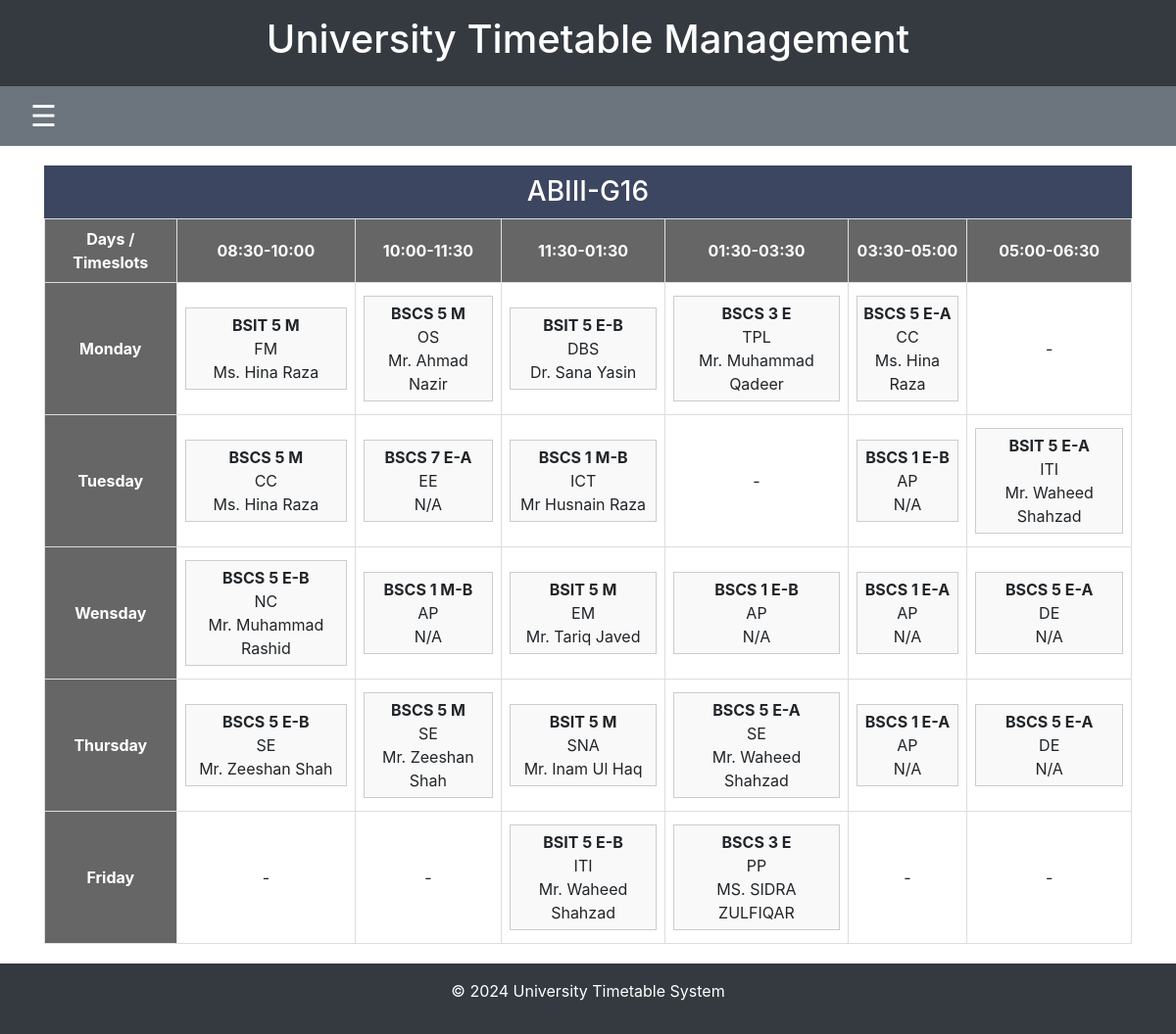
The page /Room/timetable/32/ on the database as committed earlier.
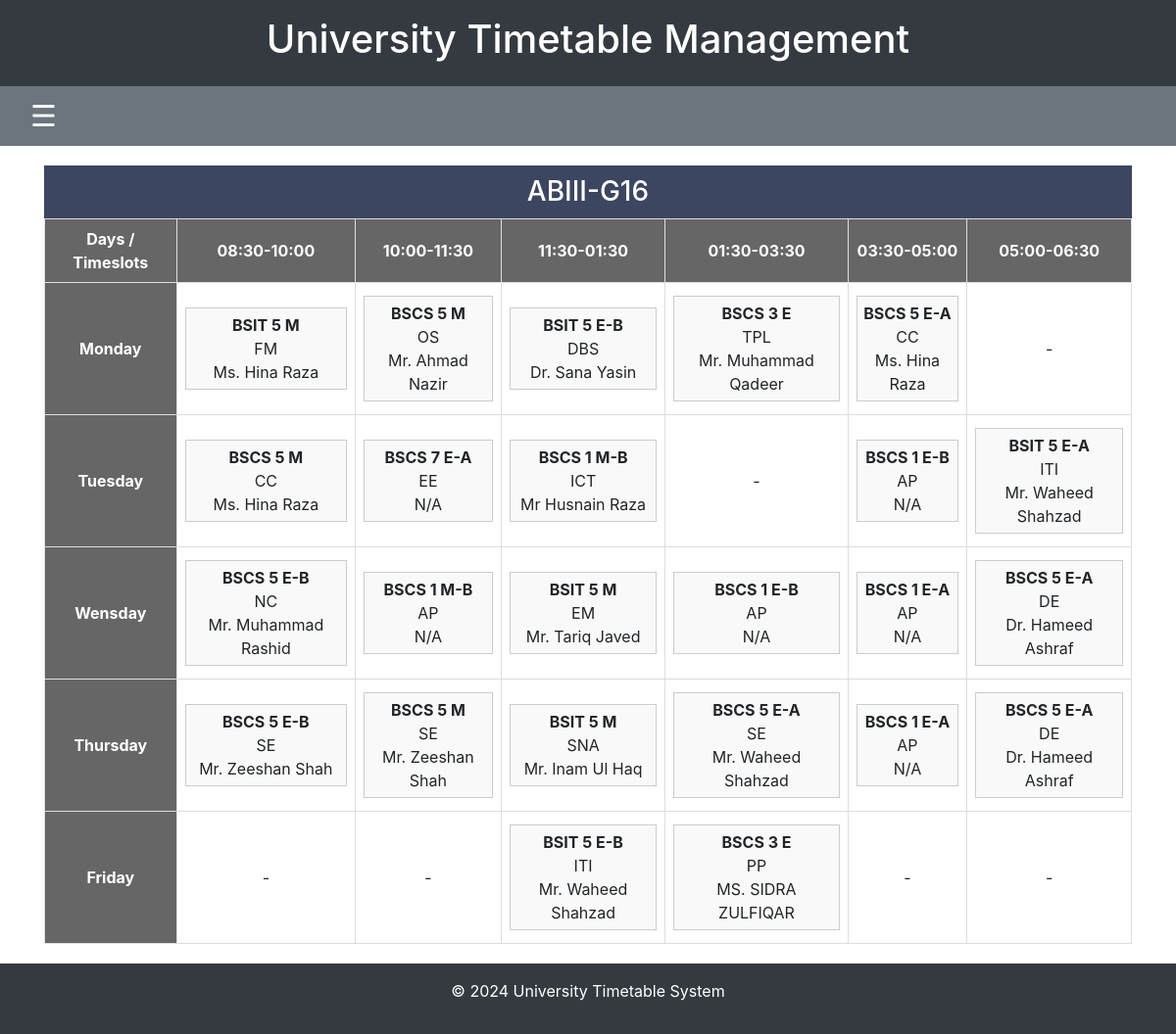
The same page on the database as committed later.
### timetable/models.py (models this page shows, shortened)
class Course(models.Model):
    course_code = models.CharField(max_length=20)
    short_name = models.CharField(max_length=100)
    full_name = models.CharField(max_length=200)
    credit_hours = models.CharField(max_length=200)
    lab_crh = models.IntegerField(default=0)  # New field for lab credit hours
    pre_req = models.CharField(max_length=200, blank=True, null=True)  # New field for prerequisites
    category = models.CharField(max_length=100)

class Teacher(models.Model):
    name = models.CharField(max_length=100)
    phone_number = models.CharField(max_length=12, null=True, blank=True)  # Phone number can be null
    gmail = models.EmailField(null=True, blank=True)  # Gmail field is optional

### timetable/views.py (the view)
# urls.py: path('Room/timetable/<int:room_id>/', views.room_timetable_view, name='room_timetable_view'),
def room_timetable_view(request, room_id):
    selected_room = Room.objects.get(id=room_id)
    days = Day.objects.all()
    timeslots = Timeslot.objects.all()
    timetable_data = []
    for day in days:
        day_row = {'day': day.name, 'slots': []}
        for timeslot in timeslots:
            schedules = Schedule.objects.filter(room_id=room_id, day=day, timeslot=timeslot)
            if schedules.exists():
                schedule_info = []
                for schedule in schedules:
                    schedule_info.append({
                        'course_name': schedule.course_assignment.course.short_name if schedule.course_assignment.course else 'N/A',
                        'class_name': f"{schedule.course_assignment.class_assigned.name} {schedule.course_assignment.class_assigned.semester.name} {schedule.course_assignment.class_assigned.section}",
                        'teacher_name': schedule.course_assignment.teacher.name if schedule.course_assignment.teacher else 'N/A'
                    })
                day_row['slots'].append(schedule_info)
            else:
                day_row['slots'].append([])  # Empty slot
        timetable_data.append(day_row)
    context = {
        'selected_room': selected_room,
        'days': days,
        'timeslots': timeslots,
        'timetable_data': timetable_data
    }
    return render(request, 'timetable/room_timetable.html', context)

### timetable/templates/timetable/room_timetable.html (shortened to what this page needs)
{% extends 'timetable/base.html' %}
{% block content %}
<h3 class="day-bar text-center">{{ selected_room.name }}</h3>
<table class="timetable-table">
    <thead>
        <tr>
            <th>Days / Timeslots</th>
            {% for timeslot in timeslots %}
                <th>{{ timeslot.slot }}</th>
            {% endfor %}
        </tr>
    </thead>
    <tbody>
        {% for day_row in timetable_data %}
        <tr>
            <td class="room-cell"><br>
                {{ day_row.day }}<br><br>
            </td>
            {% for slot in day_row.slots %}
                <td>
                    {% if slot %}
                        {% for entry in slot %}
                            <div class="schedule-info">
                                <strong>{{ entry.class_name }}</strong><br>
                                {{ entry.course_name }}<br>
                                {{ entry.teacher_name }}
                            </div>
                        {% endfor %}
                    {% else %}
                        -
                    {% endif %}
                </td>
            {% endfor %}
        </tr>
        {% endfor %}
    </tbody>
</table>
{% endblock %}

Rows that differ between the two databases and show on the page:
added Teacher: teacher_name "Dr. Hameed Ashraf" "Dr. Hameed Ashraf"
Other text that changed with them:
list line gone: "BSCS 5 E-A N/A"
new list line: "BSCS 5 E-A"
list line gone: "DE"
new list line: "DE"
